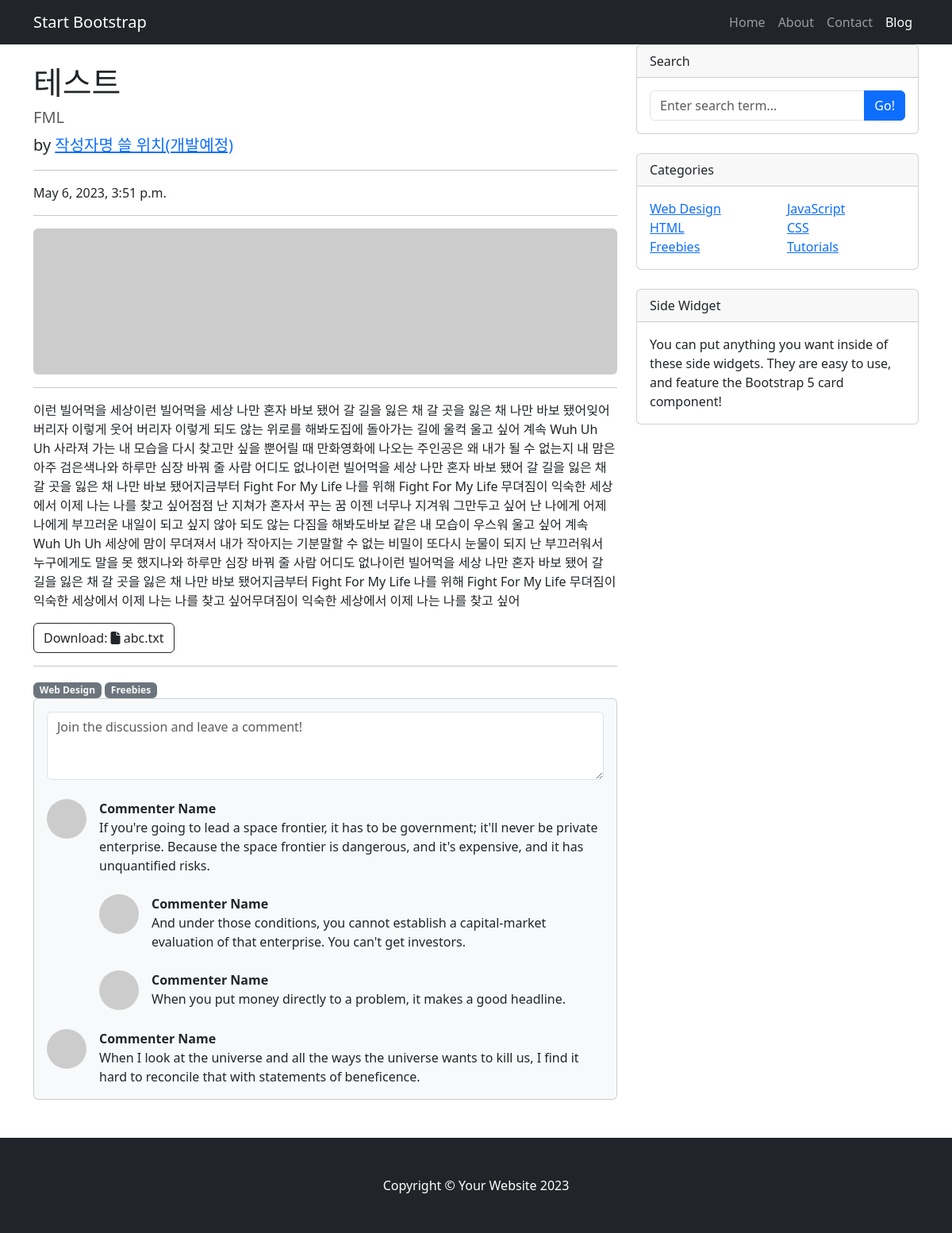
The app's page /blog/2/ with its own data.
### blog/models.py (models this page shows, shortened)
class Post(models.Model):
    title = models.CharField(max_length=30)
    hook_text = models.CharField(max_length=100, blank=True)
    content = models.TextField()
    head_image = models.ImageField(upload_to='blog/images/%Y/%m/%d/', blank=True)
    file_upload = models.FileField(upload_to='blog/files/%Y/%m/%d/', blank=True)
    created_at = models.DateTimeField(auto_now_add=True)
    updated_at = models.DateTimeField(auto_now=True)
    def get_file_name(self):
        return os.path.basename(self.file_upload.name)
    def get_file_ext(self):
        return self.get_file_name().split('.')[-1]

### blog/views.py (the view)
# urls.py: path('<int:pk>/', views.single_post_page),
def single_post_page(request, pk):
    post = Post.objects.get(pk=pk)
    return render(request, 'blog/post_detail.html', {'post':post,})

### blog/templates/blog/post_detail.html (shortened to what this page needs)
<!DOCTYPE html>
{% load static %}
<html lang="ko">
    <head>
        <link href="{% static 'blog/bootstrap/bootstrap.min.css' %}" media="screen" rel="stylesheet" />
        <link href="{% static 'blog/bootstrap/bootstrap.min.css' %}" media="screen" rel="stylesheet">
    </head>
    <body>
        <nav class="navbar navbar-expand-lg navbar-dark bg-dark">
            <div class="container">
                <a class="navbar-brand" href="#!">Start Bootstrap</a>
                <div class="collapse navbar-collapse" id="navbarSupportedContent">
                    <ul class="navbar-nav ms-auto mb-2 mb-lg-0">
                        <li class="nav-item"><a class="nav-link" href="#">Home</a></li>
                        <li class="nav-item"><a class="nav-link" href="#!">About</a></li>
                        <li class="nav-item"><a class="nav-link" href="#!">Contact</a></li>
                        <li class="nav-item"><a class="nav-link active" aria-current="page" href="#">Blog</a></li>
                    </ul>
                </div>
            </div>
        </nav>
        <div class="container">
            <div class="row">
                <div class="col-lg-8">
                    <h1 class="mt-4">{{ post.title }}</h1>
                    <h5 class="text-muted">{{ post.hook_text }}</h5>
                    <p class="lead">
                        by
                        <a href="#">작성자명 쓸 위치(개발예정)</a>
                    </p>
                    <hr>
                    <p>{{ post.created_at }}</p>
                    <hr>
                    {% if post.head_image %}
                        <img class="img-fluid rounded" src="{{ post.head_image.url }}"
                             alt="{{ post.title }} head-image">
                    {% else %}
                        <img class="img-fluid rounded" src="https://picsum.photos/seed/{{ post.id }}/800/200"
                             alt="random_image">
                    {% endif %}
                    <hr>
                    <p> {{ post.content }}</p>
                    {% if post.file_upload %}
                        <a href="{{ post.file_upload.url }}" class="btn btn-outline-dark" role="button">
                        Download:
                            {% if post.get_file_ext == 'csv' %}
                                <i class="fa-solid fa-file-csv"></i>
                            {% elif post.get_file_ext == 'xlsx' or post.get_file_ext == 'xls' %}
                                <i class="fa-solid fa-file-excel"></i>
                            {% elif post.get_file_ext == 'docx' or post.get_file_ext == 'doc' %}
                                <i class="fa-solid fa-file-word"></i>
                            {% else %}
                                <i class="fa-solid fa-file"></i>
                            {% endif %}
                            {{ post.get_file_name }}
                        </a>
                    {% endif %}
                    <hr>
                    <a class="badge bg-secondary text-decoration-none link-light" href="#!">Web Design</a>
                    <a class="badge bg-secondary text-decoration-none link-light" href="#!">Freebies</a>
                    <section class="mb-5">
                        <div class="card bg-light">
                            <div class="card-body">
                                <form class="mb-4"><textarea class="form-control" rows="3" placeholder="Join the discussion and leave a comment!"></textarea></form>
                                <div class="d-flex mb-4">
                                    <div class="flex-shrink-0"><img class="rounded-circle" src="https://dummyimage.com/50x50/ced4da/6c757d.jpg" alt="..." /></div>
                                    <div class="ms-3">
                                        <div class="fw-bold">Commenter Name</div>
                                        If you're going to lead a space frontier, it has to be government; it'll never be private enterprise. Because the space frontier is dangerous, and it's expensive, and it has unquantified risks.
                                        <div class="d-flex mt-4">
                                            <div class="flex-shrink-0"><img class="rounded-circle" src="https://dummyimage.com/50x50/ced4da/6c757d.jpg" alt="..." /></div>
                                            <div class="ms-3">
                                                <div class="fw-bold">Commenter Name</div>
                                                And under those conditions, you cannot establish a capital-market evaluation of that enterprise. You can't get investors.
                                            </div>
                                        </div>
                                        <div class="d-flex mt-4">
                                            <div class="flex-shrink-0"><img class="rounded-circle" src="https://dummyimage.com/50x50/ced4da/6c757d.jpg" alt="..." /></div>
                                            <div class="ms-3">
                                                <div class="fw-bold">Commenter Name</div>
                                                When you put money directly to a problem, it makes a good headline.
                                            </div>
                                        </div>
                                    </div>
                                </div>
                                <div class="d-flex">
                                    <div class="flex-shrink-0"><img class="rounded-circle" src="https://dummyimage.com/50x50/ced4da/6c757d.jpg" alt="..." /></div>
                                    <div class="ms-3">
                                        <div class="fw-bold">Commenter Name</div>
                                        When I look at the universe and all the ways the universe wants to kill us, I find it hard to reconcile that with statements of beneficence.
                                    </div>
                                </div>
                            </div>
                        </div>
                    </section>
                </div>
                <div class="col-lg-4">
                    <div class="card mb-4">
                        <div class="card-header">Search</div>
                        <div class="card-body">
                            <div class="input-group">
                                <input class="form-control" type="text" placeholder="Enter search term..." aria-label="Enter search term..." aria-describedby="button-search" />
                                <button class="btn btn-primary" id="button-search" type="button">Go!</button>
                            </div>
                        </div>
                    </div>
                    <div class="card mb-4">
                        <div class="card-header">Categories</div>
                        <div class="card-body">
                            <div class="row">
                                <div class="col-sm-6">
                                    <ul class="list-unstyled mb-0">
                                        <li><a href="#!">Web Design</a></li>
                                        <li><a href="#!">HTML</a></li>
                                        <li><a href="#!">Freebies</a></li>
                                    </ul>
                                </div>
                                <div class="col-sm-6">
                                    <ul class="list-unstyled mb-0">
                                        <li><a href="#!">JavaScript</a></li>
                                        <li><a href="#!">CSS</a></li>
                                        <li><a href="#!">Tutorials</a></li>
                                    </ul>
                                </div>
                            </div>
                        </div>
                    </div>
                    <div class="card mb-4">
                        <div class="card-header">Side Widget</div>
                        <div class="card-body">You can put anything you want inside of these side widgets. They are easy to use, and feature the Bootstrap 5 card component!</div>
                    </div>
                </div>
            </div>
        </div>
        <footer class="py-5 bg-dark">
            <div class="container"><p class="m-0 text-center text-white">Copyright &copy; Your Website 2023</p></div>
        </footer>
    </body>
</html>

### records on screen
Post: title "테스트", hook_text "FML", created_at "May 6, 2023, 3:51 p.m.", content "이런 빌어먹을 세상이런 빌어먹을 세상 나만 혼자 바보 됐어 갈 길을 잃은 채 갈 곳을 잃은 채 나만 바보 됐어잊어버리자 이렇게 웃어 버리자 이렇게 되도 않는 위로를 해봐도집에 돌아가는 길에 울컥 울고 싶어 계속 Wuh Uh Uh 사라져 가는 내 모습을 다시 찾고만 싶을 뿐어릴 때 만화영화에 나오는 주인공은 왜 내가 될 수 없는지 내 맘은 아주 검은색나와 하루만 심장 바꿔 줄 사람 어디도 없나이런 빌어먹을 세상 나만 혼자 바보 됐어 갈 길을 잃은 채 갈 곳을 잃은 채 나만 바보 됐어지금부터 Fight For My Life 나를 위해 Fight For My Life 무뎌짐이 익숙한 세상에서 이제 나는 나를 찾고 싶어점점 난 지쳐가 혼자서 꾸는 꿈 이젠 너무나 지겨워 그만두고 싶어 난 나에게 어제 나에게 부끄러운 내일이 되고 싶지 않아 되도 않는 다짐을 해봐도바보 같은 내 모습이 우스워 울고 싶어 계속 Wuh Uh Uh 세상에 맘이 무뎌져서 내가 작아지는 기분말할 수 없는 비밀이 또다시 눈물이 되지 난 부끄러워서 누구에게도 말을 못 했지나와 하루만 심장 바꿔 줄 사람 어디도 없나이런 빌어먹을 세상 나만 혼자 바보 됐어 갈 길을 잃은 채 갈 곳을 잃은 채 나만 바보 됐어지금부터 Fight For My Life 나를 위해 Fight For My Life 무뎌짐이 익숙한 세상에서 이제 나는 나를 찾고 싶어무뎌짐이 익숙한 세상에서 이제 나는…", get_file_name "abc.txt"
